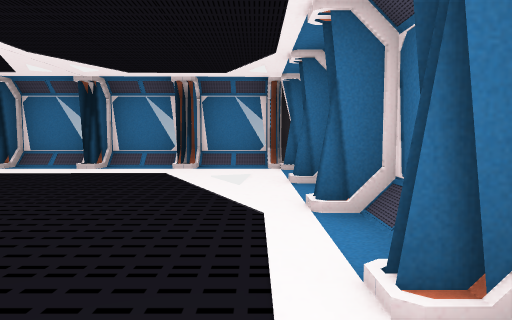
[1] (above)

14 first-person views from a walk through a Unity game level. The camera is 1.4 m above the floor, tilts 4° down and sees 70° across. The floor is counted in squares, 2 m on a side. Each view is taken from the middle of a square. On the plan, view 1 faces up. The plan holds only what a view shows up to about 11 squares ahead; the rest is blank. The player character is not drawn. Some surface patterns are stand-ins.

[2]
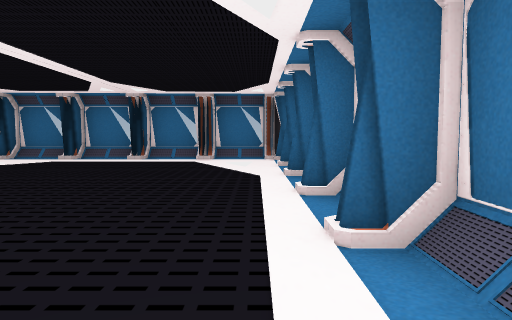

[3]
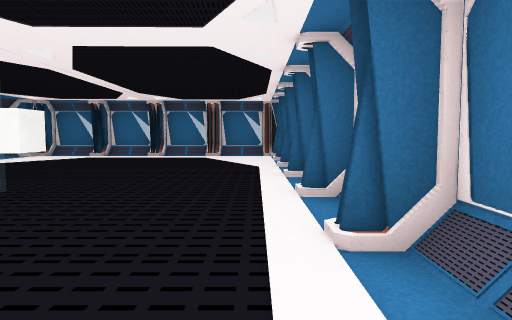

[4]
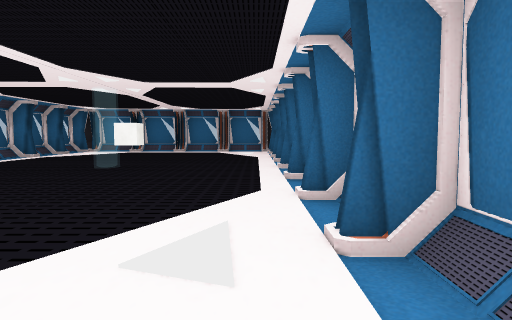

[5]
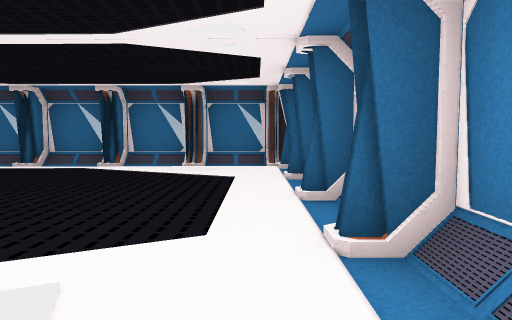

[6]
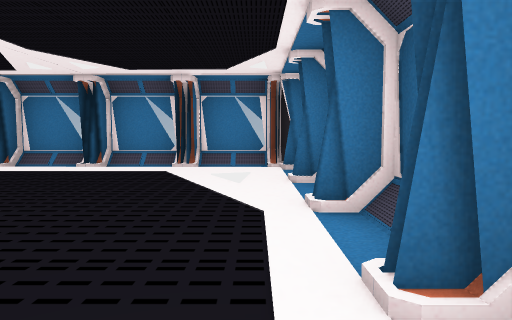

[7]
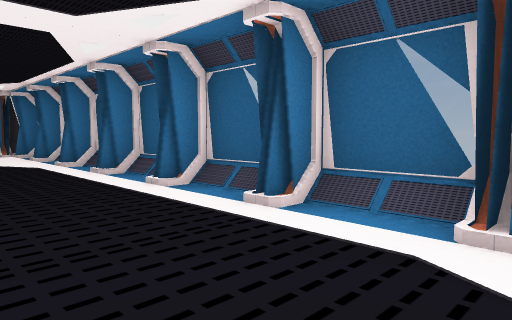

[8]
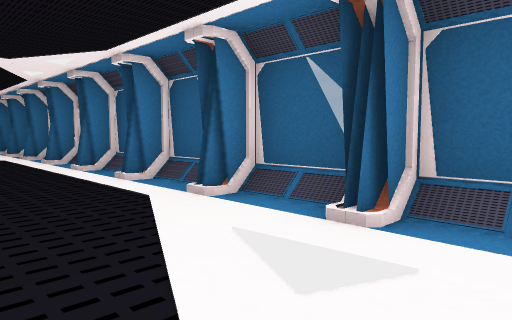

[9]
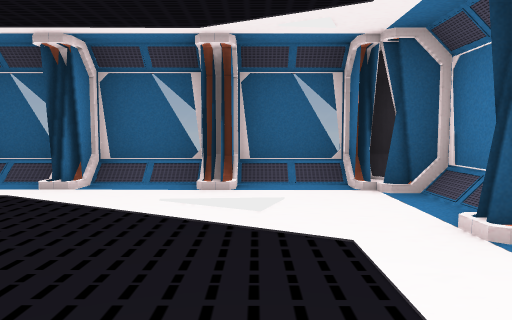

[10]
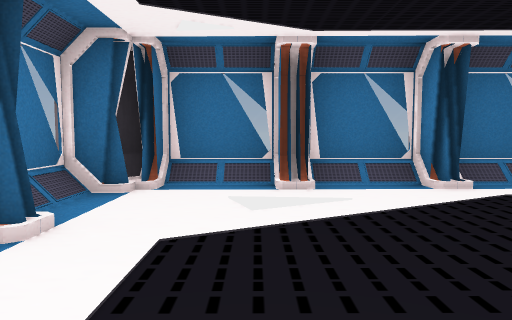

[11]
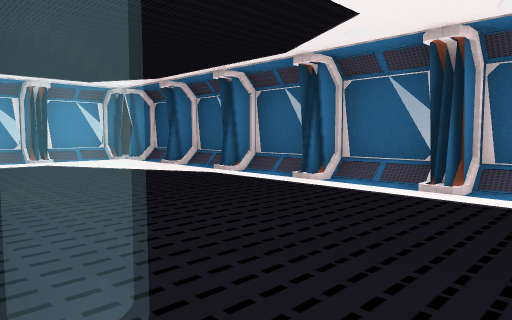

[12]
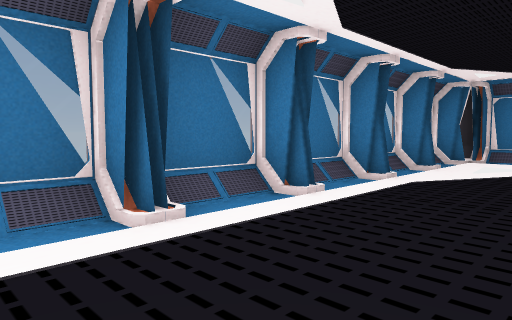

[13]
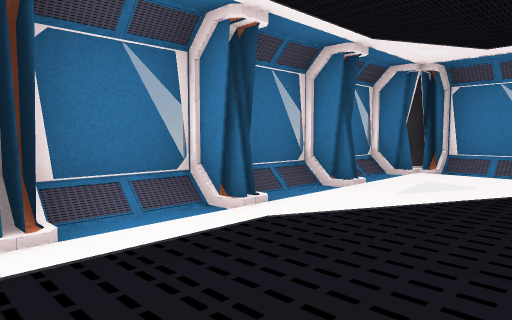

[14]
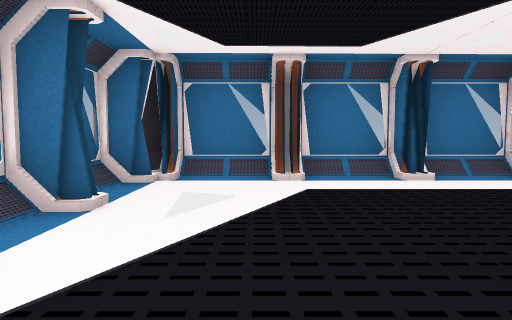

### Floor plan
Key: @ floor where view 1 was taken; # wall or solid block; . floor; / step, stairs or slope; = window, fence, low wall or low ledge; O other object.
Columns run from 9 left of view 1 to 2 right of it. Each row starts with its distance up from view 1.
  9  ###  #####
  8 ##/####/#/##
  7 #/......../#
  6 #/......../#
  5 ##........##
  4 #/......../#
  3 ##........##
  2 #/......../#
  1 ##........##
  0 #/....O..@/#
 -1 ##....O...##
 -2 #/........#
 -3 ##........#
 -4 #/........#
 -5 ##........#
 -6 #/........#
 -7 ##........#
 -8 #/........#
 -9 ##=#=#=#//#
-10        ####

Positions as (right, up) in squares from view 1, and headings:
1: (0, 0), facing up
2: (0, -3), facing up
3: (0, -5), facing up
4: (0, -9), facing up
5: (-8, -8), facing right
6: (-7, -1), facing down
7: (-5, 4), facing down-left
8: (-5, 7), facing down-left
9: (-3, 6), facing left
10: (-4, 6), facing right
11: (-3, 1), facing down-left
12: (-2, 1), facing down-right
13: (-2, -2), facing down-right
14: (-6, 2), facing up
